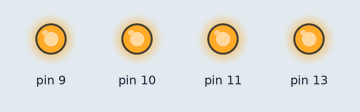
This sketch was run on a simulated Arduino Uno, built with avr-gcc and run on an emulated ATmega328P. Shown: output pins drawn as LEDs (lit = HIGH).

Above: at 0.5 s.
At 3.5 s:
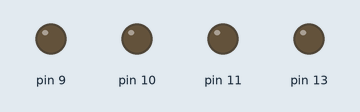
Timing chart, 0 to 4.6 s (numbered marks = the images above):
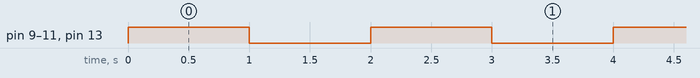

Measured:
- by itself, pin 9–11, pin 13: alternates HIGH for 1.0 s and LOW for 1.0 s

The sketch:

exp_01_01.ino
```cpp
// Лаборатория электроники и программирования
// Эксперимент 1
// Светодиодный маячок на 4 светодиодах
//
void setup() {
   // настроить выводы 8, 9, 10, 11 Arduino как OUTPUT
   pinMode(13,OUTPUT);
   pinMode(9,OUTPUT);
   pinMode(10,OUTPUT);
   pinMode(11,OUTPUT);
}

void loop() {
  // включить светодиоды
  digitalWrite(13, HIGH);
  digitalWrite(9, HIGH);
  digitalWrite(10, HIGH);
  digitalWrite(11, HIGH);
  // пауза 1000 мсек (1 сек)
  delay(1000);
  // выключить светодиоды
  digitalWrite(13, LOW);
  digitalWrite(9, LOW);
  digitalWrite(10, LOW);
  digitalWrite(11, LOW);
  // пауза 1000 мсек (1 сек)
  delay(1000);
}
```
